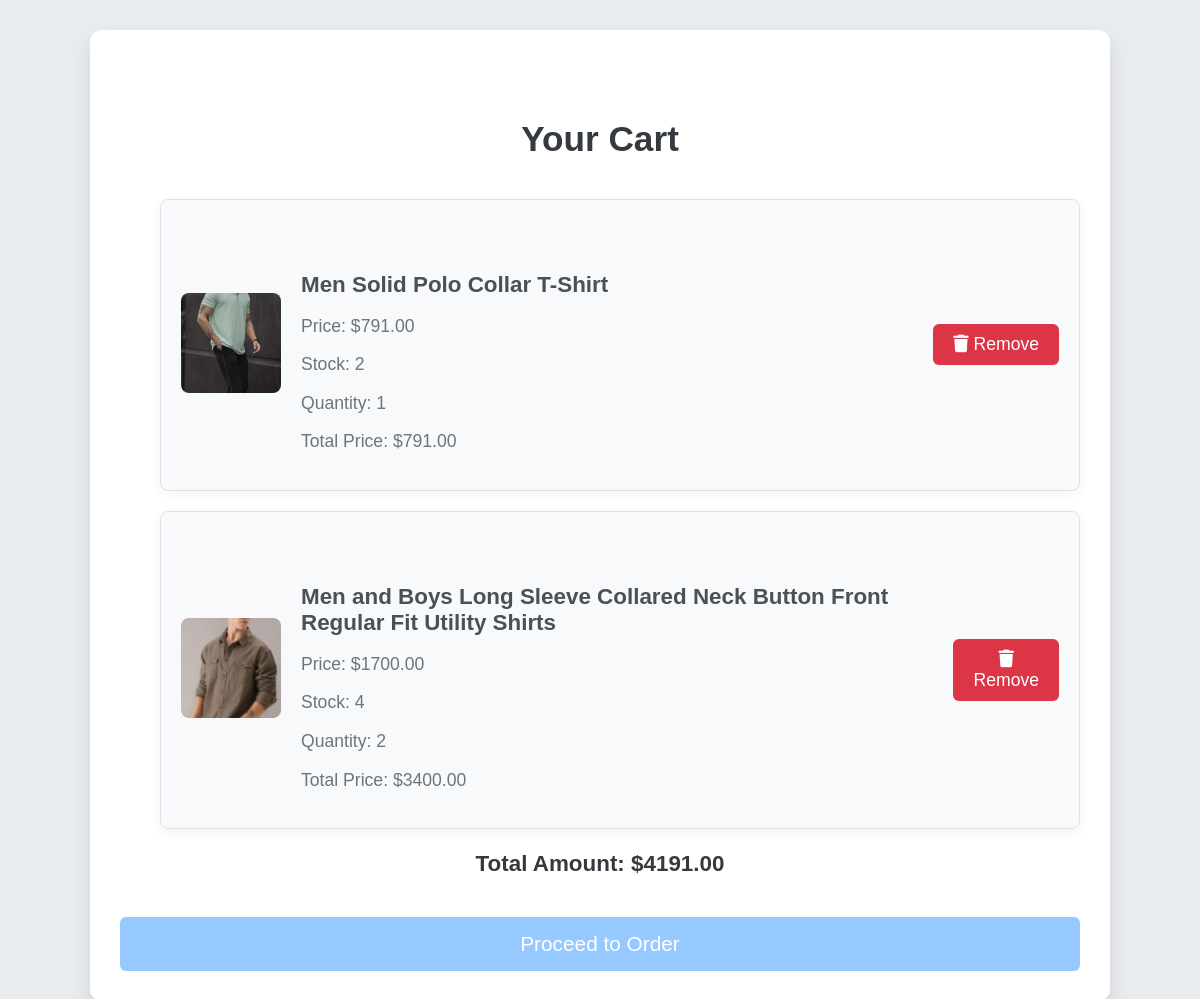
Before: /cart/ (signed in) with the older database file.
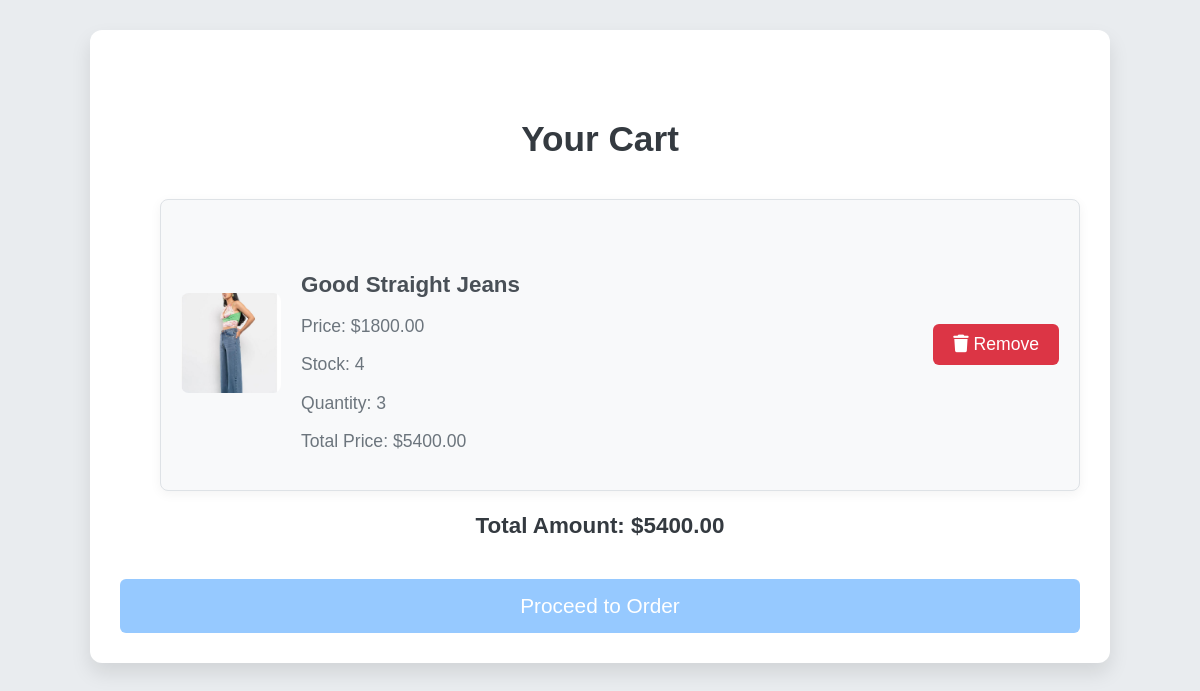
After: the same page with the newer database file.
### app/models.py (models this page shows, shortened)
class AddToCart(models.Model):
    user = models.ForeignKey(User, on_delete=models.CASCADE, related_name="cart_items")
    product = models.ForeignKey(Product, on_delete=models.CASCADE)
    quantity = models.PositiveIntegerField(default=1)
    added_at = models.DateTimeField(auto_now_add=True)

class Product(models.Model):
    product_name = models.CharField(max_length=80)
    product_price = models.DecimalField(max_digits=10, decimal_places=2, null=True, blank=True)
    product_description = models.TextField(null=True, blank=True)
    color = models.CharField(max_length=50, null=True, blank=True)
    material = models.CharField(max_length=100, null=True, blank=True)
    stock = models.IntegerField(null=True)
    category = models.ForeignKey(Category, on_delete=models.CASCADE)
    subcategory = models.ForeignKey(SubCategory, on_delete=models.CASCADE)
    user = models.ForeignKey(User, on_delete=models.CASCADE, null=True)

class ProductImage(models.Model):
    product = models.ForeignKey(Product, related_name="images", on_delete=models.CASCADE)
    image = models.ImageField(upload_to='product_images/')

### app/views.py (the view)
# urls.py: path('cart/', view_cart, name='cart'),
def view_cart(request):
    if request.user.is_authenticated:
        cart_items = AddToCart.objects.filter(user=request.user)
        for item in cart_items:
            item.product_images = item.product.images.first()
            item.total_price = item.product.product_price * item.quantity
        total_amount = sum(item.total_price for item in cart_items)
        return render(request, 'cart.html', {'cart_items': cart_items, 'total_amount': total_amount})
    else:
        return redirect('userlogin')

### templates/cart.html (shortened to what this page needs)
 {% load static %}
 <!DOCTYPE html>
 <html lang="en">
 <head>
     <link href="https://cdnjs.cloudflare.com/ajax/libs/font-awesome/6.0.0-beta3/css/all.min.css" rel="stylesheet">
 </head>
 <body>
     <div class="container">
         <h5>Your Cart</h5>
         <div class="cart-items">
             {% if cart_items %}
                 <ul>
                     {% for item in cart_items %}
                     <li class="cart-item">
                         <div class="image-section">
                             {% if item.product.images.first %}
                                 <img src="{{ item.product.images.first.image.url }}" alt="{{ item.product.product_name }}">
                             {% else %}
                                 <p>No images available.</p>
                             {% endif %}
                         </div>
                         <div class="cart-item-details">
                             <h6>{{ item.product.product_name }}</h6>
                             <p>Price: ${{ item.product.product_price }}</p>
                             <p>Stock: {{ item.product.stock }}</p>
                             <p>Quantity: {{ item.quantity }}</p>
                             <p>Total Price: ${{ item.total_price|floatformat:2 }}</p>
                         </div>
                         <form action="/remove_from_cart/{{ item.product.id }}/" method="POST">
                             <button type="submit" class="remove-btn">
                                 <i class="fas fa-trash"></i> Remove
                             </button>
                         </form>
                     </li>
                     {% endfor %}
                 </ul>
                 <div class="cart-summary">
                     <p><strong>Total Amount: ${{ total_amount|floatformat:2 }}</strong></p>
                 </div>
                 <a href="/order/" class="create-order-btn">Proceed to Order</a>
             {% else %}
                 <p class="empty-cart-msg">Your cart is empty. Start shopping now!</p>
             {% endif %}
         </div>
     </div>
 </body>
 </html>

Changed rows visible on the page:
removed AddToCart: product.images.first.image (picture), product.product_name "Men Solid Polo Collar T-Shirt", product.product_price "791.00", product.stock "2", quantity "1", total_price "791.00"
removed AddToCart: product.images.first.image (picture), product.product_name "Men and Boys Long Sleeve Collared Neck Button Front Regular Fit Utility Shirts", product.product_price "1700.00", product.stock "4", quantity "2", total_price "3400.00"
added AddToCart: product.images.first.image (picture), product.product_name "Good Straight Jeans", product.product_price "1800.00", product.stock "4", quantity "3", total_price "5400.00"
Other visible differences:
{{ total_amount|floatformat:2 }}: "4191.00" → "5400.00"
